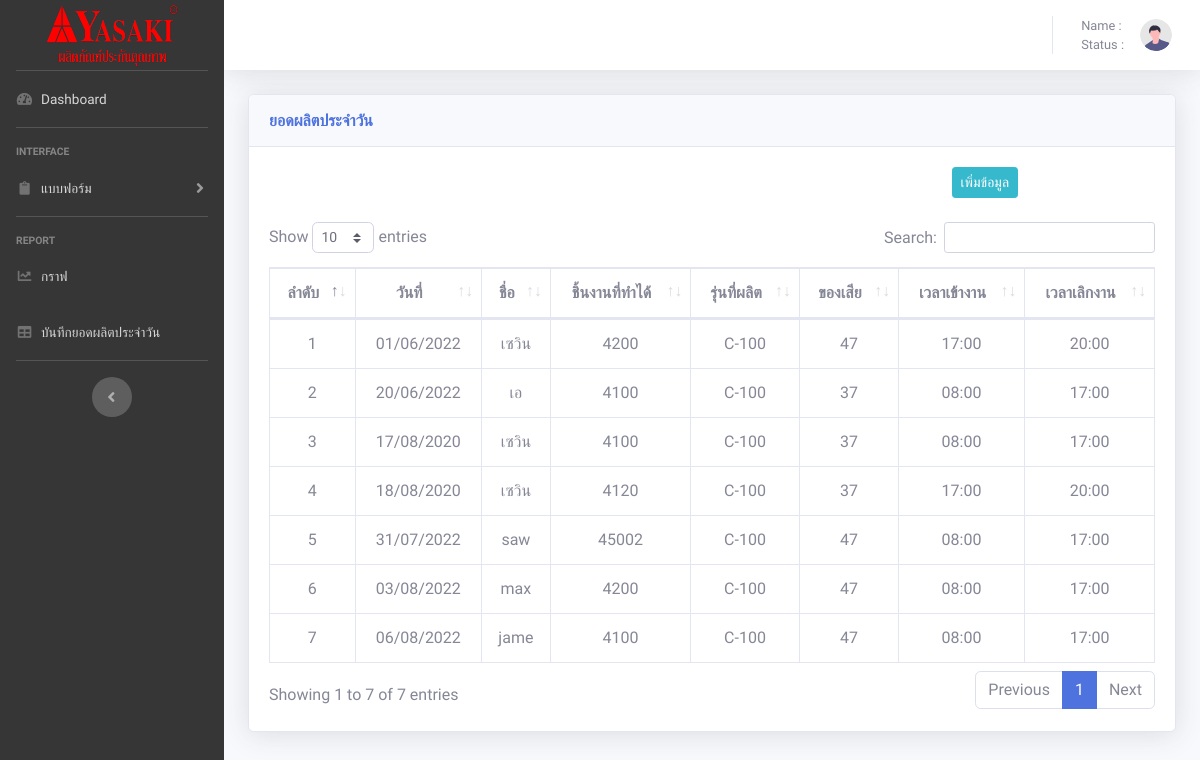
/tables.php, run on the app's committed database.
### tables this page shows
CREATE TABLE `employee` (
  `E_id` int(20) NOT NULL,
  `EName` varchar(20) NOT NULL,
  `Econ` int(20) NOT NULL,
  `Epro` varchar(20) NOT NULL,
  `Edel` int(11) NOT NULL,
  `Etime` varchar(20) NOT NULL,
  `Etimet` varchar(20) NOT NULL,
  `DATE` date NOT NULL
);

### tables.php (the view, shortened to what this page needs)
<!DOCTYPE html>
<html lang="en">
<head>
    <link href="vendor/fontawesome-free/css/all.min.css" rel="stylesheet" type="text/css">
    <link href="css/sb-admin-2.min.css" rel="stylesheet">
    <link href="vendor/datatables/dataTables.bootstrap4.min.css" rel="stylesheet">
</head>
<body id="page-top" style="font-family: 'Pridi', serif;">
    <div id="wrapper">
        <ul class="navbar-nav  sidebar sidebar-dark accordion" style="background-color: rgb(54 54 54);" id="accordionSidebar">
            <a class="sidebar-brand d-flex align-items-center justify-content-center" href="home.php">
                <div class="">
                    <img src="img/logo.png" height="65px" width="140px">
                </div>
            </a>
            <hr class="sidebar-divider my-0">
            <li class="nav-item">
                <a class="nav-link" href="home.php">
                    <i class="fas fa-fw fa-tachometer-alt"></i>
                    <span>Dashboard</span></a>
            </li>
            <hr class="sidebar-divider">
            <div class="sidebar-heading">
                Interface
            </div>
            <li class="nav-item">
                <a class="nav-link collapsed" href="#" data-toggle="collapse" data-target="#collapseTwo" aria-expanded="true" aria-controls="collapseTwo">
                    <i class="fas fa-fw fa-clipboard"></i>
                    <span>แบบฟอร์ม</span>
                </a>
            </li>
            <hr class="sidebar-divider">
            <div class="sidebar-heading">
                Report
            </div>
            <li class="nav-item">
                <a class="nav-link" href="charts.php">
                    <i class="fas fa-fw fa-chart-line"></i>
                    <span>กราฟ</span></a>
            </li>
            <li class="nav-item">
                <a class="nav-link" href="tables.php">
                    <i class="fas fa-fw fa-table"></i>
                    <span>บันทึกยอดผลิตประจำวัน</span></a>
            </li>
            <hr class="sidebar-divider d-none d-md-block">
            <div class="text-center d-none d-md-inline">
                <button class="rounded-circle border-0" id="sidebarToggle"></button>
            </div>
        </ul>
        <div id="content-wrapper" class="d-flex flex-column">
            <div id="content">
                <nav class="navbar navbar-expand navbar-light bg-white topbar mb-4 static-top shadow">
                    <ul class="navbar-nav ml-auto">
                        <li class="nav-item dropdown no-arrow">
                            <a class="nav-link dropdown-toggle" href="#" id="userDropdown" role="button" data-toggle="dropdown" aria-haspopup="true" aria-expanded="false">
                                <span class="mr-2 d-none d-lg-inline text-gray-600 small">Name : <?php echo $_SESSION["user"] ?> <br>Status : <?php echo $_SESSION["status"] ?> </span>
                                <img class="img-profile rounded-circle" src="img/undraw_profile.svg">
                            </a>
                        </li>
                    </ul>
                </nav>
                <div class="container-fluid">
                    <div class="card shadow mb-4">
                        <div class="card-header py-3">
                            <h6 class="m-0 font-weight-bold text-primary">ยอดผลิตประจำวัน</h6>
                        </div>
                        <div class="card-body">
                            <div class="row mb-4">
                                <div class="col-6"></div>
                                <div class="col-6">
                                    <div class="row">
                                        <div class="col-6"></div>
                                        <div class="col-6 col order-last"><a href="addtables.php"><button type="button" class="btn-info btn-sm btn ">เพิ่มข้อมูล</button></a></div>
                                    </div>
                                </div>
                            </div>
                            <div class="table-responsive">
                                <table class="table table-bordered text-center" id="dataTable" width="100%" cellspacing="0">
                                    <thead>
                                        <tr>
                                            <th>ลำดับ</th>
                                            <th>วันที่</th>
                                            <th>ชื่อ</th>
                                            <th>ชิ้นงานที่ทำได้</th>
                                            <th>รุ่นที่ผลิต</th>
                                            <th>ของเสีย</th>
                                            <th>เวลาเข้างาน</th>
                                            <th>เวลาเลิกงาน</th>
                                        </tr>
                                    </thead>
                                    <?php
                                    require('config.php');
                                    mysqli_query($conn, 'SET NAMES UTF8');
                                    $sql = "SELECT * FROM employee ";
                                    $query = mysqli_query($conn, $sql);
                                    $n1 = 0;
                                    while ($value = mysqli_fetch_array($query)) {
                                        $d = date_create($value['DATE']);
                                        $d1 = date_format($d, "d/m/Y");
                                        $n1++;
                                        echo '<tr>
                    <td>' . $n1 . '</td>
                    <td>' . $d1 . '</td>
                    <td>' . $value['EName'] . '</td>
                    <td>' . $value['Econ'] . '</td>
                    <td>' . $value['Epro'] . '</td>
                    <td>' . $value['Edel'] . '</td>
                    <td>' . $value['Etime'] . '</td>
                    <td>' . $value['Etimet'] . '</td>
                </tr>';
                                    }
                                    ?>
                                </table>
                            </div>
                        </div>
                    </div>
                </div>
            </div>
        </div>
    </div>
</body>
</html>

### data on the page
employee: DATE "01/06/2022", EName "เซวิน", Econ "4200", Epro "C-100", Edel "47", Etime "17:00", Etimet "20:00"
employee: DATE "20/06/2022", EName "เอ", Econ "4100", Epro "C-100", Edel "37", Etime "08:00", Etimet "17:00"
employee: DATE "17/08/2020", EName "เซวิน", Econ "4100", Epro "C-100", Edel "37", Etime "08:00", Etimet "17:00"
employee: DATE "18/08/2020", EName "เซวิน", Econ "4120", Epro "C-100", Edel "37", Etime "17:00", Etimet "20:00"
employee: DATE "31/07/2022", EName "saw", Econ "45002", Epro "C-100", Edel "47", Etime "08:00", Etimet "17:00"
employee: DATE "03/08/2022", EName "max", Econ "4200", Epro "C-100", Edel "47", Etime "08:00", Etimet "17:00"
employee: DATE "06/08/2022", EName "jame", Econ "4100", Epro "C-100", Edel "47", Etime "08:00", Etimet "17:00"
